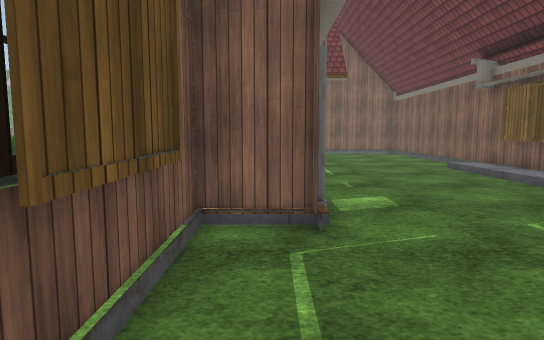
[1] (above)

16 first-person views from a walk through a scene from a Unity 3-D project. The camera is 1.3 m above the floor, tilts 6° down and sees 75° across. The floor is counted in squares, 0.95 m on a side. Each view is taken from the middle of a square. On the plan, view 1 faces up. The plan holds only what a view shows up to about 15 squares ahead; the rest is blank. The place goes on beyond the plan. The player character is not drawn. Some animated figures are left out. Door leaves are left out, so doorways stand open. Some surface patterns are stand-ins.

[2]
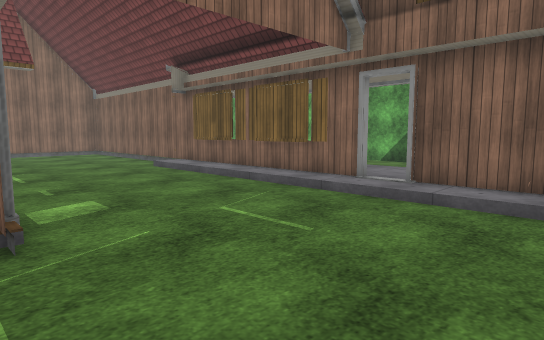

[3]
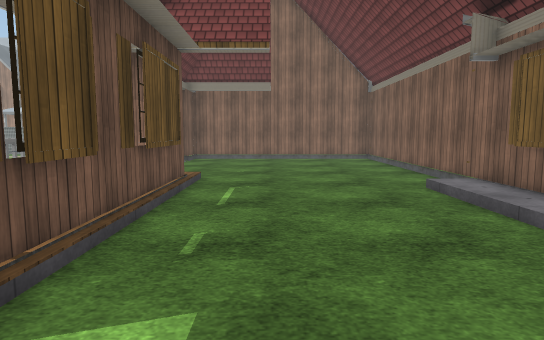

[4]
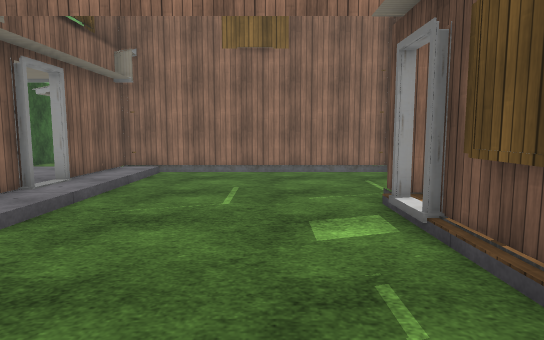

[5]
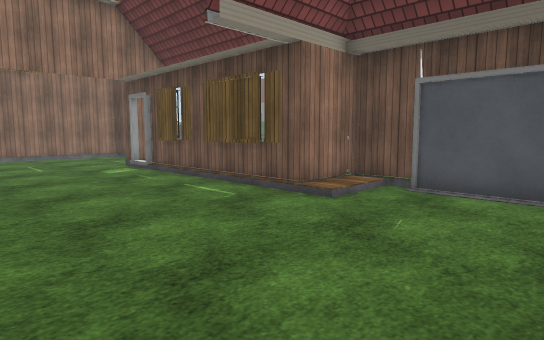

[6]
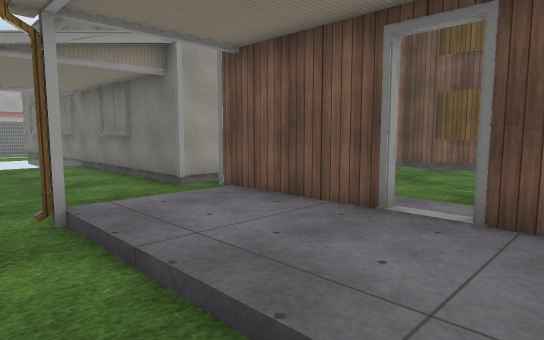

[7]
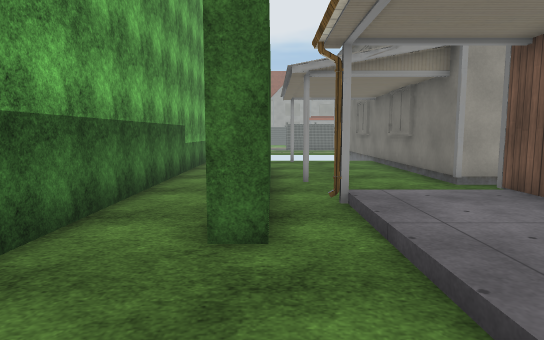

[8]
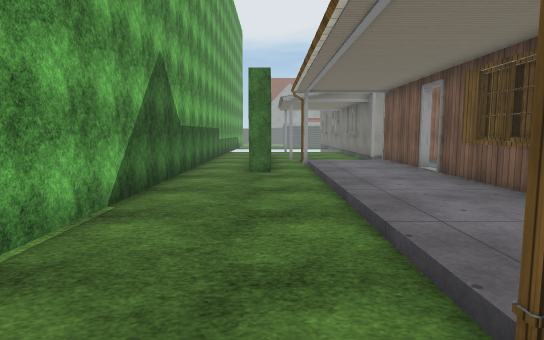

[9]
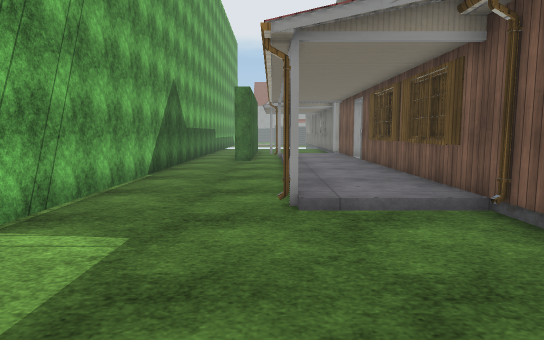

[10]
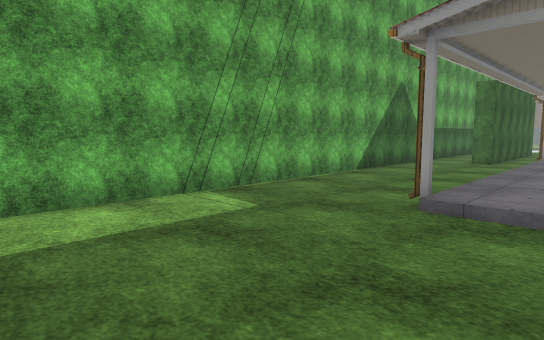

[11]
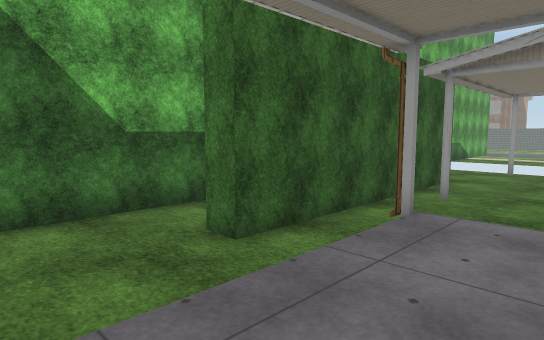

[12]
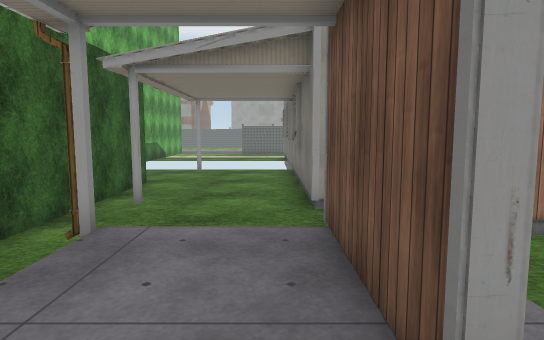

[13]
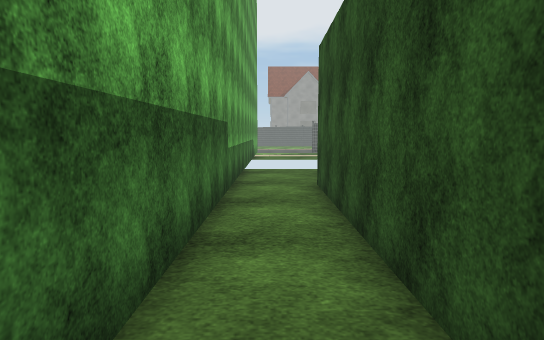

[14]
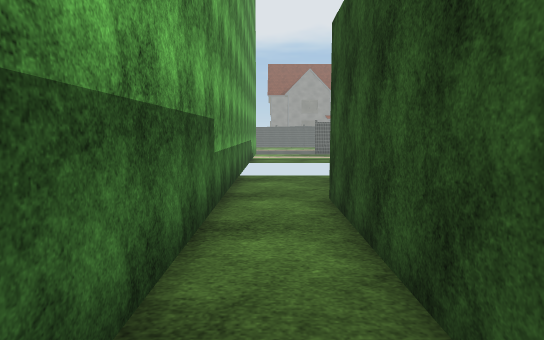

[15]
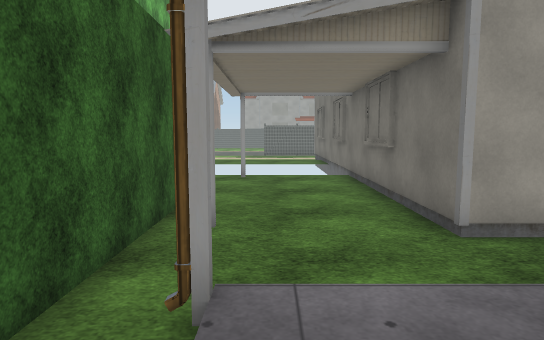

[16]
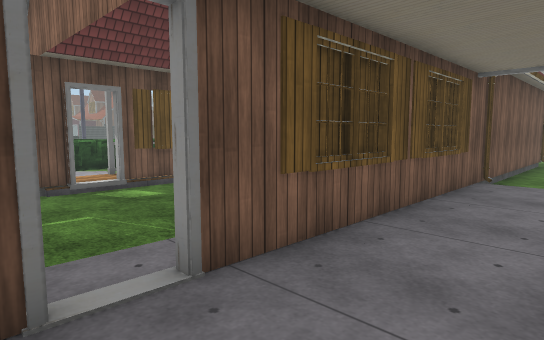

### Floor plan
Key: @ floor where view 1 was taken; # wall or solid block; . main floor; : floor 0.25 m higher than the main floor; / step, stairs or slope; D open door; O other object.
Columns run from 8 left of view 1 to 16 right of it. Each row starts with its distance up from view 1.
 20            ..  .#.  ..
 19       #.........#. .....#
 18       #.........#.......#
 17       #.........#.......#
 16       #.........#.......#
 15       ####......#.......#
 14         :#...../#///....#
 13          #...../#:::#...#
 12 O        #...../#:::....#
 11 O        #...../#:::....#
 10          #...../#:::....#
  9          #...../#:::....#
  8          #...../#:::....#
  7        ::D...../#:::....#
  6        ::D...../#:::....#
  5        ###...../#:::....#
  4        #......./D:::....#
  3        #......./#:::....#
  2        #......./#:::.##.#
  1        #......./#:::.##.#
  0        #@....../#////##.#
 -1        ##########....##.#
 -2                ##....##.#
 -3                 #...O##.#
 -4                 #....##.#
 -5                 #....##.#
 -6                 #....##.#
 -7                 #.......#
 -8                 #.......#
 -9                 #.......#
-10                 #...O...#
-11                 O       #

Positions as (right, up) in squares from view 1, and headings:
1: (0, 0), facing up
2: (0, 0), facing up-right
3: (3, 5), facing up
4: (3, 12), facing down
5: (7, 20), facing down-left
6: (13, 6), facing down-left
7: (13, 7), facing down
8: (13, 15), facing down
9: (12, 20), facing down
10: (9, 20), facing down-right
11: (9, 6), facing down-right
12: (9, 5), facing down
13: (15, 3), facing down
14: (15, 1), facing down
15: (11, 3), facing down
16: (11, 3), facing up-left
